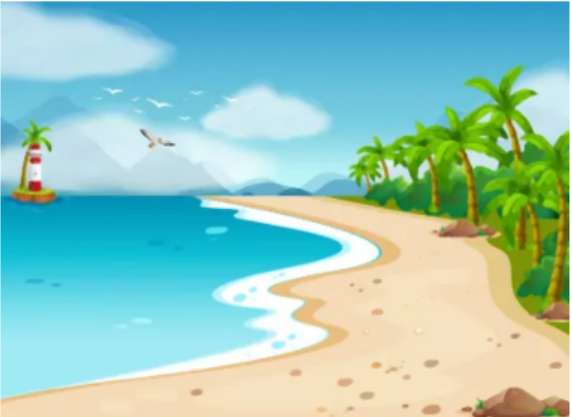
#> input picture Images/Island.png, 572 x 417 px
$ jupyter execute Task2.ipynb
#> lines starting #> are read from the running program, lines starting #| are printed output that depends on the picture
# Machine/Robot vision

## Description
- Aside from the various issues that a robot faces today, one of the most important is to improve the robot's vision. In terms of Robot vision, it is necessary to make robots capable of seeing things around them and recognizing objects in the environment. The digital image processing field in computer vision has made significant contributions to the creation of various tools and techniques to improve Robot vision. Object detection is a common image processing task that involves recognizing different types of objects in an image by segmenting distinct areas of the image as a pre-processing technique. As shown below, the image (A) is the original image then (B) is the result of image pre-processing to segment different parts of the image that will be used later in object detection.

## Task
- The task is to segment the given input image into different regions using K-means clustering. The image segmentation will group pixels with similar colors into distinct clusters.

## Explanation
1. Libraries Used:
    - cv2: OpenCV library for image processing tasks.
    - numpy: Library for numerical operations on arrays.
    - sklearn.cluster.KMeans: Class from scikit-learn library for K-means clustering.
    - matplotlib.pyplot: Library for plotting and visualization.
2. User Defined Functions: N/A
3. Image Conversion:
    - Convert image from BGR to RGB: The cv2.cvtColor() function is used to convert the input image from the default BGR (Blue-Green-Red) color space to RGB. RGB color space is commonly used in plotting and visualization.
4. Image Preparation:
    - K-means Clustering: The sklearn.cluster.KMeans class is utilized for performing K-means clustering on the image. The image pixels are flattened and passed as input to the KMeans object. The number of clusters is set to num_clusters, and n_init is explicitly set to 10 for stable results.
    - Reshape and Label Assignment: The flattened image is reshaped back to its original shape. Each pixel is assigned a label indicating its cluster membership.
    - Color Map Generation: The cluster centers obtained from K-means clustering are used to create a color map. The label image is mapped to the corresponding cluster color based on the cluster centers.
5. Explanation of Code:
    - The given input image is loaded using cv2.imread() function.
    - K-means clustering is performed on the reshaped image using KMeans class from scikit-learn. The resulting labels are reshaped back to the image shape.
    - Cluster centers are calculated using kmeans.cluster_centers_ and converted to uint8 data type.
    - The color map is generated by mapping each pixel label to the corresponding cluster color.
    - The original image and segmented image are displayed side by side using plt.imshow() and plt.subplot() functions.
6. Additional Methods Used:
    - K-means Clustering: K-means clustering is a popular unsupervised learning algorithm used for grouping data points into distinct clusters based on their similarity. In this challenge, it is applied to segment the image by grouping similar-colored pixels together.
7. Difficulty Faced and Solution:
    - Difficulty: Determining the optimal number of clusters for K-means clustering can be challenging. Choosing too few clusters may result in poor segmentation, while choosing too many clusters may lead to over-segmentation.
    - Solution: The number of clusters (num_clusters) is set to 4 in this code as a starting point. It can be adjusted based on the specific image and desired segmentation result. Experimentation with different values of num_clusters can help achieve the desired segmentation outcome.

[cell 1]
import cv2
import numpy as np
from sklearn.cluster import KMeans
import matplotlib.pyplot as plt

# Path to the input image
image_path = 'Images/Island.png'

# Number of clusters for k-means
num_clusters = 4

# Load the image
image = cv2.imread(image_path)
#> image is the input picture: shape (417, 572, 3); mean B, G, R 188.9, 199.8, 147.7

# Perform k-means clustering
reshaped_image = image.reshape(-1, 3)  # Flatten the image
kmeans = KMeans(n_clusters=num_clusters, n_init=10)  # Explicitly set n_init
kmeans.fit(reshaped_image)
segmented_image = kmeans.labels_.reshape(image.shape[:2])

# Create a color map based on cluster centers
cluster_centers = kmeans.cluster_centers_.astype(np.uint8)
color_map = cluster_centers[segmented_image]

image = cv2.cvtColor(image, cv2.COLOR_BGR2RGB)
color_map = cv2.cvtColor(color_map, cv2.COLOR_BGR2RGB)
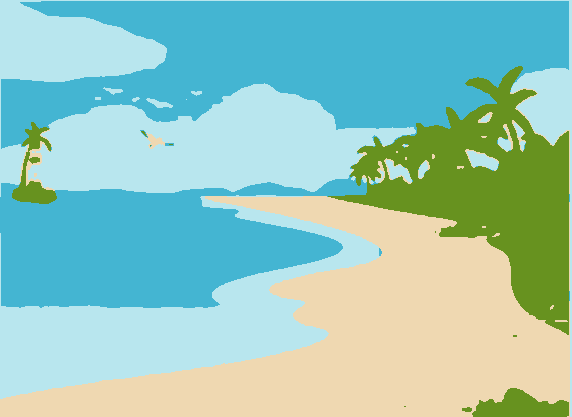
#> color_map: shape (417, 572, 3); mean R, G, B 147.3, 199.3, 188.3
#show the image in jupyter notebook with rgb color
plt.figure(figsize=(15, 15))
plt.subplot(1, 2, 1)
plt.axis('off')
plt.title('Original Image')
plt.imshow(image)
plt.subplot(1, 2, 2)
plt.axis('off')
plt.title('Segmented Image')
plt.imshow(color_map)
plt.show()
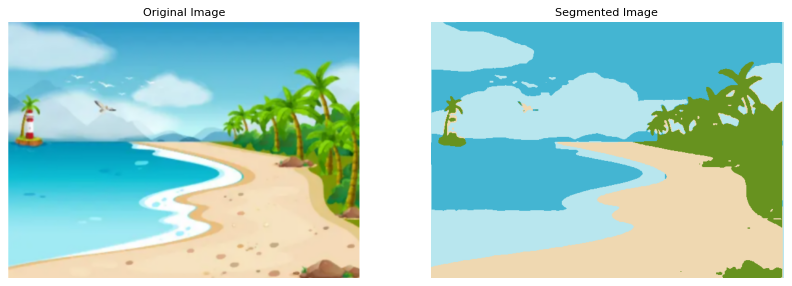
#> figure drawn by matplotlib, 2 panels
